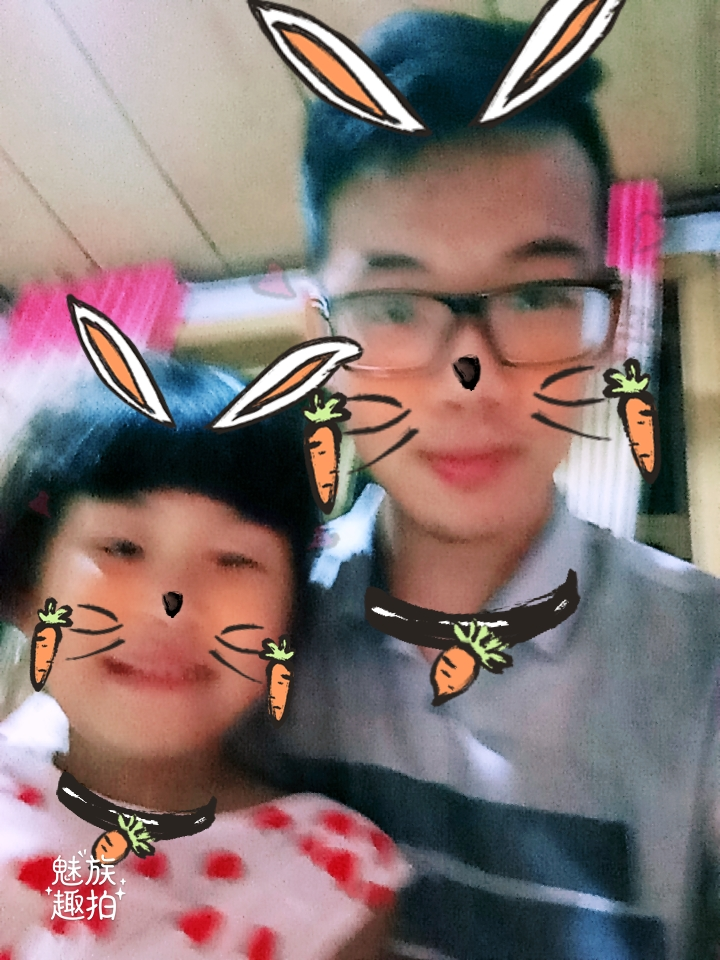
#> input picture 3.jpg, 720 x 960 px
$ python ex2.py
#> lines starting #> are read from the running program, lines starting #| are printed output that depends on the picture
import cv2
img = cv2.imread("3.jpg")
#> img is the input picture: shape (960, 720, 3); mean B, G, R 115.8, 117.6, 135.7
font = cv2.FONT_HERSHEY_PLAIN
text1 = "Beauty:"
text2 = "Age:"
cv2.putText(img,text1,(30,30),font,4,(0,255,0),4,cv2.LINE_AA)
cv2.putText(img,text2,(30,80),font,4,(0,255,0),4,cv2.LINE_AA)
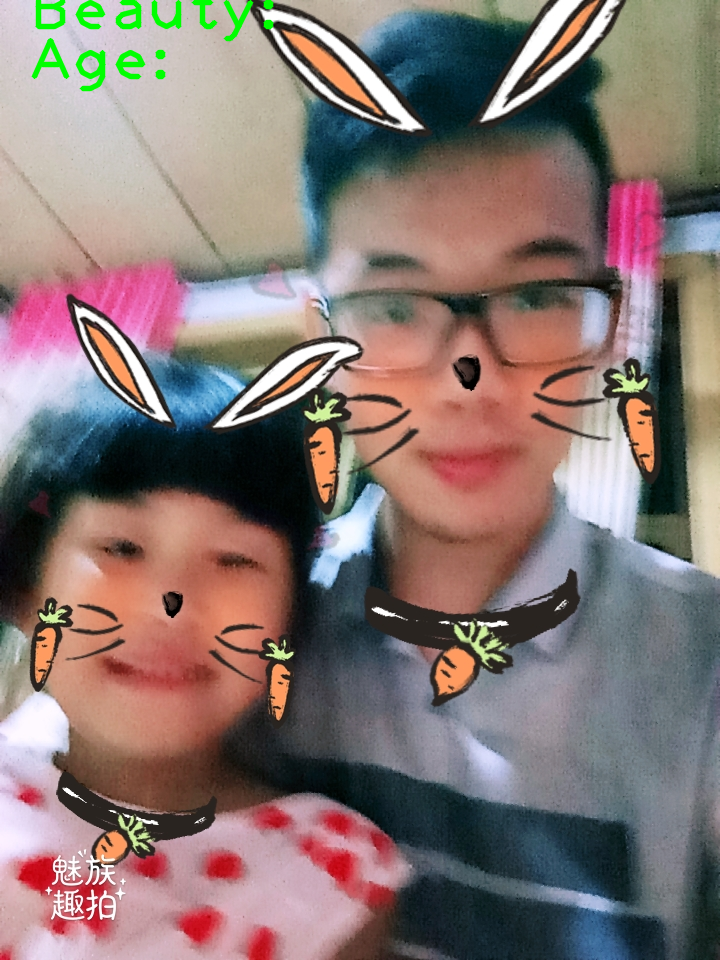
#> img: shape (960, 720, 3); mean B, G, R 114.5, 117.9, 134.4
cv2.imshow("temp",img)
cv2.waitKey(0)
cv2.destroyAllWindows()

$ run again, with 1.jpg copied over 3.jpg
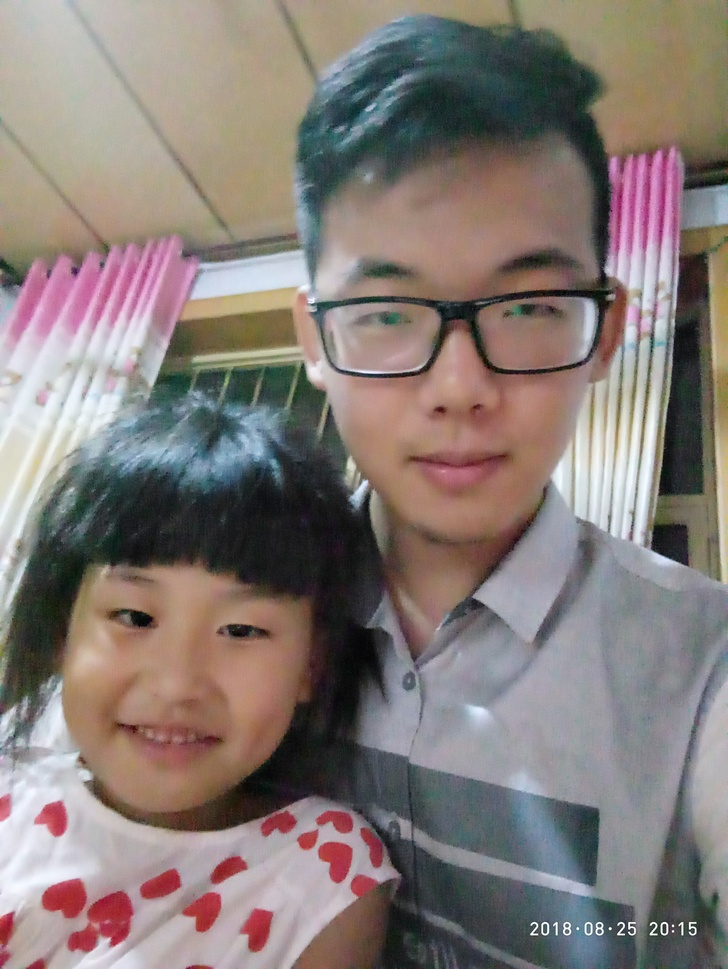
#> input picture 1.jpg, 728 x 969 px, shrunk from 3008 x 4000 before the run
#> img is the input picture: shape (969, 728, 3); mean B, G, R 118.8, 123, 133.5
#> `cv2.putText(img,text2,(30,80),font,4,(0,255,0),4,cv2.LINE_AA)`:
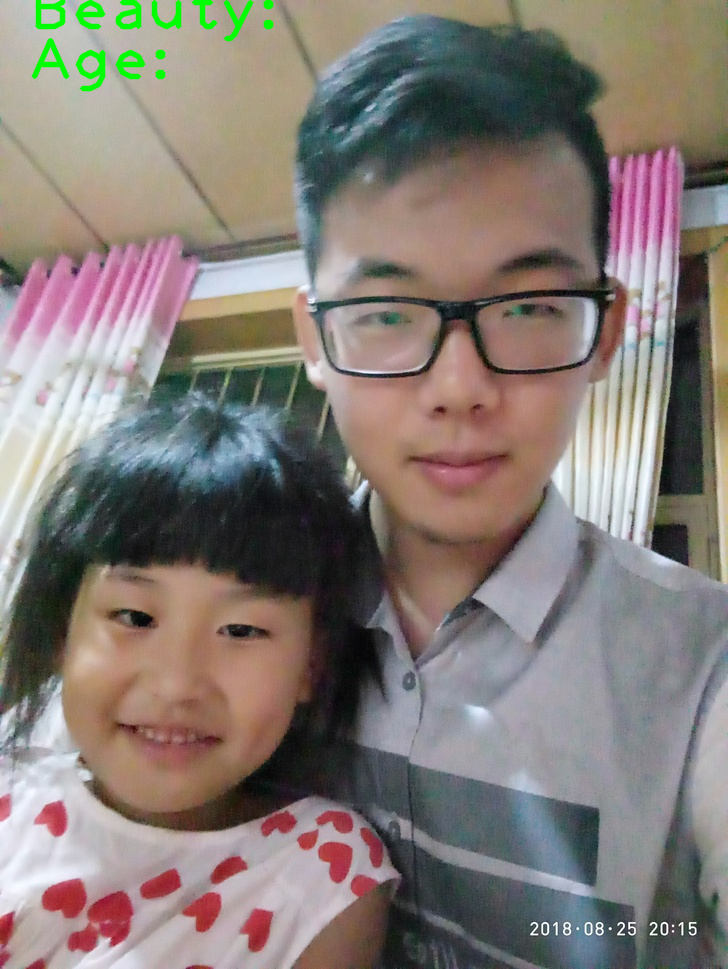
#> img: shape (969, 728, 3); mean B, G, R 117.7, 123.5, 132.4

$ run again, with 2.jpg copied over 3.jpg
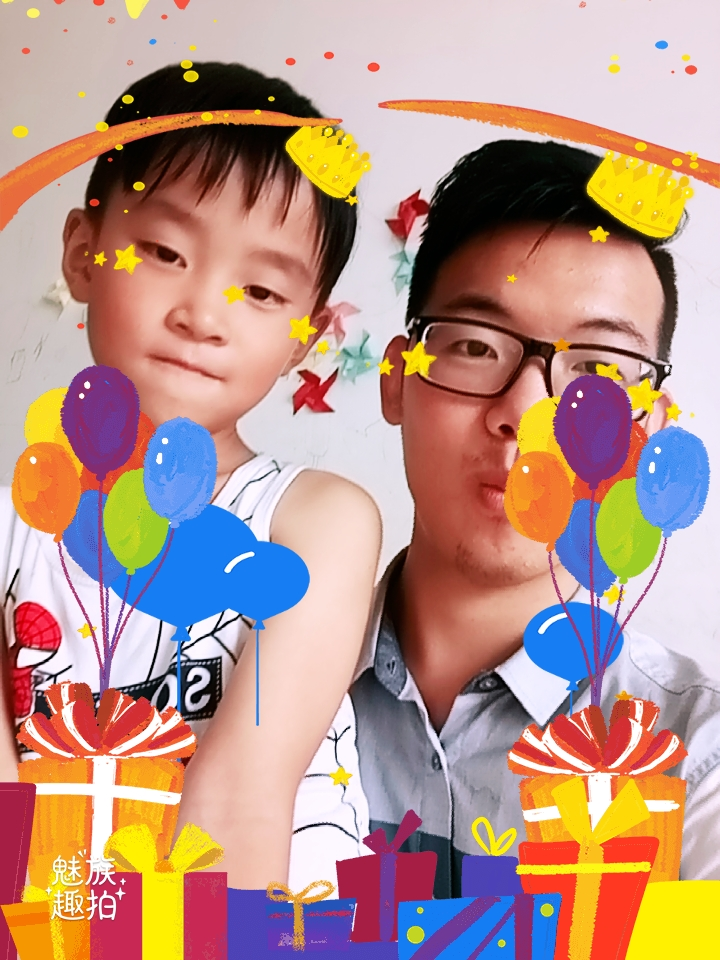
#> input picture 2.jpg, 720 x 960 px
#> img is the input picture: shape (960, 720, 3); mean B, G, R 136.4, 148.3, 183.7
#> `cv2.putText(img,text2,(30,80),font,4,(0,255,0),4,cv2.LINE_AA)`:
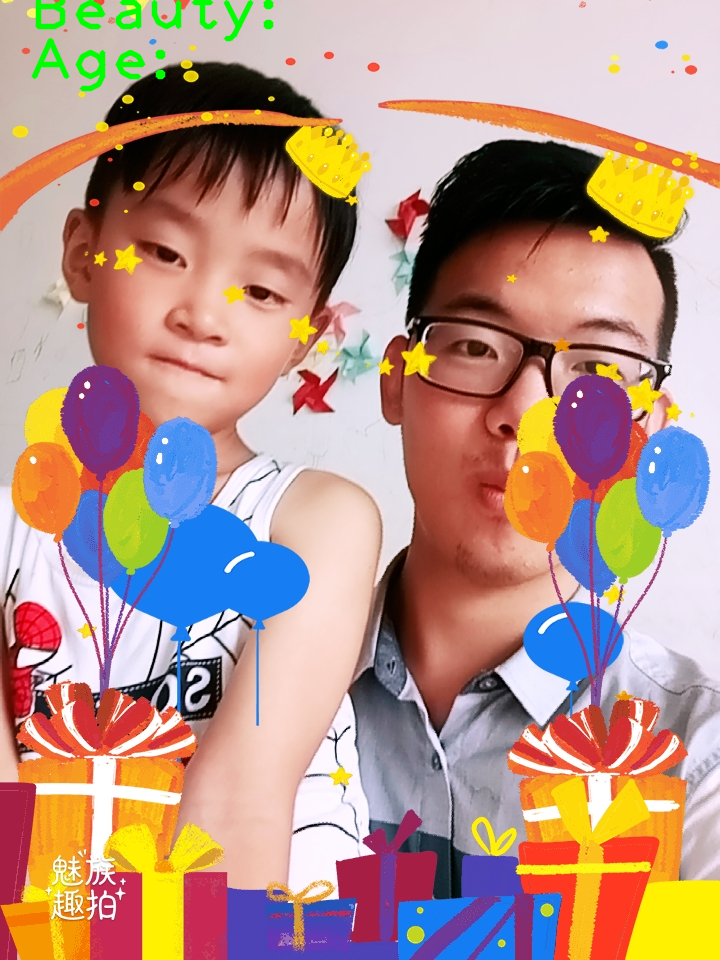
#> img: shape (960, 720, 3); mean B, G, R 135.3, 148.7, 182.4
